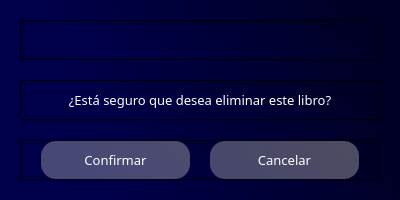
<?xml version="1.0" encoding="UTF-8"?>
<ui version="4.0">
 <class>Dialog</class>
 <widget class="QDialog" name="Dialog">
  <property name="geometry">
   <rect>
    <x>0</x>
    <y>0</y>
    <width>400</width>
    <height>200</height>
   </rect>
  </property>
  <property name="windowTitle">
   <string>Eliminar libro</string>
  </property>
  <property name="windowIcon">
   <iconset>
    <normaloff>../icons/book.png</normaloff>../icons/book.png</iconset>
  </property>
  <property name="modal">
   <bool>true</bool>
  </property>
  <layout class="QVBoxLayout" name="verticalLayout">
   <property name="spacing">
    <number>0</number>
   </property>
   <property name="leftMargin">
    <number>0</number>
   </property>
   <property name="topMargin">
    <number>0</number>
   </property>
   <property name="rightMargin">
    <number>0</number>
   </property>
   <property name="bottomMargin">
    <number>0</number>
   </property>
   <item>
    <widget class="QWidget" name="widget" native="true">
     <property name="styleSheet">
      <string notr="true">background-color: qlineargradient(spread:pad, x1:1, y1:0.363, x2:0, y2:0.528864, stop:0.0696517 rgba(0, 0, 38, 255), stop:0.81592 rgba(0, 0, 74, 255));</string>
     </property>
     <layout class="QVBoxLayout" name="verticalLayout_2" stretch="0,0,0">
      <property name="spacing">
       <number>20</number>
      </property>
      <property name="leftMargin">
       <number>20</number>
      </property>
      <property name="topMargin">
       <number>20</number>
      </property>
      <property name="rightMargin">
       <number>20</number>
      </property>
      <property name="bottomMargin">
       <number>20</number>
      </property>
      <item>
       <widget class="QFrame" name="header">
        <property name="frameShape">
         <enum>QFrame::StyledPanel</enum>
        </property>
        <property name="frameShadow">
         <enum>QFrame::Raised</enum>
        </property>
        <layout class="QHBoxLayout" name="horizontalLayout">
         <property name="spacing">
          <number>0</number>
         </property>
         <property name="leftMargin">
          <number>0</number>
         </property>
         <property name="topMargin">
          <number>0</number>
         </property>
         <property name="rightMargin">
          <number>0</number>
         </property>
         <property name="bottomMargin">
          <number>0</number>
         </property>
         <item>
          <widget class="QLabel" name="lblEliminar">
           <property name="font">
            <font>
             <family>Candara</family>
             <pointsize>11</pointsize>
             <weight>75</weight>
             <bold>true</bold>
            </font>
           </property>
           <property name="styleSheet">
            <string notr="true">color: rgb(255, 255, 255);</string>
           </property>
           <property name="text">
            <string/>
           </property>
           <property name="alignment">
            <set>Qt::AlignCenter</set>
           </property>
          </widget>
         </item>
        </layout>
       </widget>
      </item>
      <item>
       <widget class="QFrame" name="content">
        <property name="frameShape">
         <enum>QFrame::StyledPanel</enum>
        </property>
        <property name="frameShadow">
         <enum>QFrame::Raised</enum>
        </property>
        <layout class="QHBoxLayout" name="horizontalLayout_2">
         <property name="spacing">
          <number>0</number>
         </property>
         <property name="leftMargin">
          <number>0</number>
         </property>
         <property name="topMargin">
          <number>0</number>
         </property>
         <property name="rightMargin">
          <number>0</number>
         </property>
         <property name="bottomMargin">
          <number>0</number>
         </property>
         <item>
          <widget class="QLabel" name="lblMessage">
           <property name="font">
            <font>
             <family>Candara</family>
             <pointsize>10</pointsize>
            </font>
           </property>
           <property name="styleSheet">
            <string notr="true">color: rgb(255, 255, 255);</string>
           </property>
           <property name="text">
            <string>¿Está seguro que desea eliminar este libro?</string>
           </property>
           <property name="alignment">
            <set>Qt::AlignCenter</set>
           </property>
          </widget>
         </item>
        </layout>
       </widget>
      </item>
      <item>
       <widget class="QFrame" name="footer">
        <property name="frameShape">
         <enum>QFrame::StyledPanel</enum>
        </property>
        <property name="frameShadow">
         <enum>QFrame::Raised</enum>
        </property>
        <layout class="QHBoxLayout" name="horizontalLayout_3">
         <property name="spacing">
          <number>20</number>
         </property>
         <property name="leftMargin">
          <number>20</number>
         </property>
         <property name="topMargin">
          <number>0</number>
         </property>
         <property name="rightMargin">
          <number>20</number>
         </property>
         <property name="bottomMargin">
          <number>0</number>
         </property>
         <item>
          <widget class="QPushButton" name="btnConfirmar">
           <property name="font">
            <font>
             <family>Candara</family>
             <pointsize>10</pointsize>
            </font>
           </property>
           <property name="cursor">
            <cursorShape>PointingHandCursor</cursorShape>
           </property>
           <property name="styleSheet">
            <string notr="true">QPushButton#btnConfirmar{
	background-color: qlineargradient(spread:pad, x1:1, y1:0.363, x2:0, y2:0.528864, stop:0.0696517 rgba(184, 184, 184, 105), stop:0.81592 rgba(195, 195, 195, 94));
	
	color: rgba(255, 255, 255);
	border-radius: 15px;
	padding: 10px;
}

QPushButton#btnConfirmar:hover{
	background-color: qlineargradient(spread:pad, x1:1, y1:0.363, x2:0, y2:0.528864, stop:0.0696517 rgba(150, 150, 150, 255), stop:0.81592 rgba(201, 201, 201, 255));
}

QPushButton#btnConfirmar:pressed{
	background-color: rgb(173, 173, 173);
}</string>
           </property>
           <property name="text">
            <string>Confirmar</string>
           </property>
          </widget>
         </item>
         <item>
          <widget class="QPushButton" name="btnCancelar">
           <property name="font">
            <font>
             <family>Candara</family>
             <pointsize>10</pointsize>
            </font>
           </property>
           <property name="cursor">
            <cursorShape>PointingHandCursor</cursorShape>
           </property>
           <property name="styleSheet">
            <string notr="true">QPushButton#btnCancelar{
	background-color: qlineargradient(spread:pad, x1:1, y1:0.363, x2:0, y2:0.528864, stop:0.0696517 rgba(184, 184, 184, 105), stop:0.81592 rgba(195, 195, 195, 94));
	
	color: rgba(255, 255, 255);
	border-radius: 15px;
	padding: 10px;
}

QPushButton#btnCancelar:hover{
	background-color: qlineargradient(spread:pad, x1:1, y1:0.363, x2:0, y2:0.528864, stop:0.0696517 rgba(150, 150, 150, 255), stop:0.81592 rgba(201, 201, 201, 255));
}

QPushButton#btnCancelar:pressed{
	background-color: rgb(173, 173, 173);
}</string>
           </property>
           <property name="text">
            <string>Cancelar</string>
           </property>
          </widget>
         </item>
        </layout>
       </widget>
      </item>
     </layout>
    </widget>
   </item>
  </layout>
 </widget>
 <resources/>
 <connections/>
</ui>
